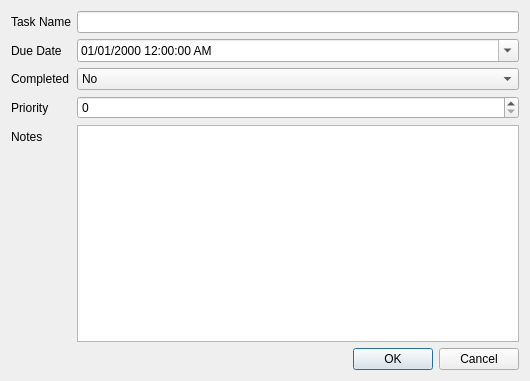
<?xml version="1.0" encoding="UTF-8"?>
<ui version="4.0">
 <class>editTask</class>
 <widget class="QDialog" name="editTask">
  <property name="geometry">
   <rect>
    <x>0</x>
    <y>0</y>
    <width>530</width>
    <height>381</height>
   </rect>
  </property>
  <property name="windowTitle">
   <string>Dialog</string>
  </property>
  <layout class="QGridLayout" name="gridLayout">
   <item row="0" column="0">
    <layout class="QFormLayout" name="formLayout">
     <property name="fieldGrowthPolicy">
      <enum>QFormLayout::AllNonFixedFieldsGrow</enum>
     </property>
     <item row="0" column="0">
      <widget class="QLabel" name="label">
       <property name="text">
        <string>Task Name</string>
       </property>
      </widget>
     </item>
     <item row="0" column="1">
      <widget class="QLineEdit" name="lineEdit"/>
     </item>
     <item row="1" column="0">
      <widget class="QLabel" name="label_2">
       <property name="text">
        <string>Due Date</string>
       </property>
      </widget>
     </item>
     <item row="1" column="1">
      <widget class="QDateTimeEdit" name="dateTimeEdit">
       <property name="displayFormat">
        <string>MM/dd/yyyy hh:mm:ss AP</string>
       </property>
       <property name="calendarPopup">
        <bool>true</bool>
       </property>
      </widget>
     </item>
     <item row="2" column="0">
      <widget class="QLabel" name="label_3">
       <property name="text">
        <string>Completed</string>
       </property>
      </widget>
     </item>
     <item row="2" column="1">
      <widget class="QComboBox" name="comboBox">
       <item>
        <property name="text">
         <string>No</string>
        </property>
       </item>
       <item>
        <property name="text">
         <string>Yes</string>
        </property>
       </item>
      </widget>
     </item>
     <item row="4" column="0">
      <widget class="QLabel" name="label_4">
       <property name="text">
        <string>Notes</string>
       </property>
      </widget>
     </item>
     <item row="4" column="1">
      <widget class="QTextEdit" name="textEdit"/>
     </item>
     <item row="5" column="1">
      <widget class="QDialogButtonBox" name="buttonBox">
       <property name="orientation">
        <enum>Qt::Horizontal</enum>
       </property>
       <property name="standardButtons">
        <set>QDialogButtonBox::Cancel|QDialogButtonBox::Ok</set>
       </property>
      </widget>
     </item>
     <item row="3" column="0">
      <widget class="QLabel" name="label_5">
       <property name="text">
        <string>Priority</string>
       </property>
      </widget>
     </item>
     <item row="3" column="1">
      <widget class="QSpinBox" name="priority"/>
     </item>
    </layout>
   </item>
  </layout>
 </widget>
 <resources/>
 <connections>
  <connection>
   <sender>buttonBox</sender>
   <signal>accepted()</signal>
   <receiver>editTask</receiver>
   <slot>accept()</slot>
   <hints>
    <hint type="sourcelabel">
     <x>248</x>
     <y>254</y>
    </hint>
    <hint type="destinationlabel">
     <x>157</x>
     <y>274</y>
    </hint>
   </hints>
  </connection>
  <connection>
   <sender>buttonBox</sender>
   <signal>rejected()</signal>
   <receiver>editTask</receiver>
   <slot>reject()</slot>
   <hints>
    <hint type="sourcelabel">
     <x>316</x>
     <y>260</y>
    </hint>
    <hint type="destinationlabel">
     <x>286</x>
     <y>274</y>
    </hint>
   </hints>
  </connection>
 </connections>
</ui>
